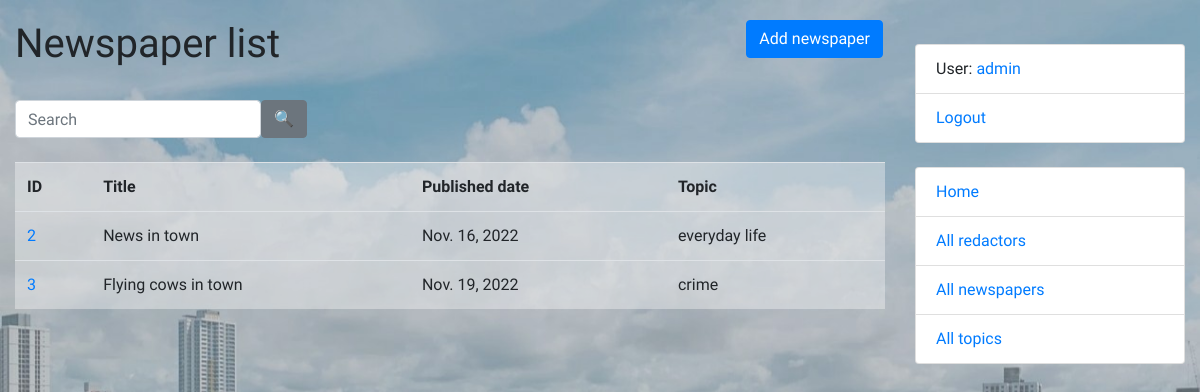
The app's page /newspapers/ (signed in) with its own data.
### catalog/models.py (models this page shows, shortened)
class Newspaper(models.Model):
    title = models.CharField(max_length=255)
    content = models.TextField()
    published_date = models.DateField(auto_now=False)
    topic = models.ForeignKey(to=Topic, on_delete=models.CASCADE)
    redactors = models.ManyToManyField(to=settings.AUTH_USER_MODEL, related_name="newspapers")

class Topic(models.Model):
    name = models.CharField(max_length=255, unique=True)
    class Meta:
        ordering = ["name"]

class Redactor(AbstractUser):
    years_of_experience = models.IntegerField(null=True, blank=True)
    class Meta:
        verbose_name = "redactor"
        verbose_name_plural = "redactors"
    def get_absolute_url(self):
        return reverse("catalog:redactor-detail", kwargs={"pk": self.pk})

### catalog/views.py (the view)
# urls.py: path("newspapers/", NewspaperListView.as_view(), name="newspaper-list"),
class NewspaperListView(LoginRequiredMixin, generic.ListView):
    model = Newspaper
    paginate_by = 4
    queryset = Newspaper.objects.all().select_related("topic")
    def get_context_data(self, *, object_list=None, **kwargs):
        context = super(NewspaperListView, self).get_context_data(**kwargs)
        title = self.request.GET.get("title", "")
        context["search_form"] = NewspaperSearchForm(initial={
            "title": title
        })
        return context
    def get_queryset(self):
        form = NewspaperSearchForm(self.request.GET)
        if form.is_valid():
            return self.queryset.filter(
                title__icontains=form.cleaned_data["title"]
            )
        return self.queryset

### catalog/forms.py
class NewspaperSearchForm(forms.Form):
    title = forms.CharField(
        max_length=255,
        required=False,
        label="",
        widget=forms.TextInput(attrs={"placeholder": "Search"})
    )

### templates/catalog/newspaper_list.html
{% extends "base.html" %}
{% load crispy_forms_filters %}
{% block content %}
  <h1>
    Newspaper list
    <a href="{% url 'catalog:newspaper-create' %}" class="btn btn-primary link-to-page">
      Add newspaper
    </a>
  </h1>
  <br>
  <form action="" method="get" class="form-inline">
    {{ search_form|crispy }}
    <input type="submit" class="btn btn-secondary" value="🔍">
  </form>
  <br>
  {% if newspaper_list %}
    <table class="table table-hover" style="background-color: rgba(245, 245, 245, 0.4)">
      <tr>
        <th>ID</th>
        <th>Title</th>
        <th>Published date</th>
        <th>Topic</th>
      </tr>
    {% for newspaper in newspaper_list %}
      <tr>
        <td><a href="{% url "catalog:newspaper-detail" pk=newspaper.id %} ">{{ newspaper.id }}</a></td>
        <td>{{ newspaper.title }}</td>
        <td>{{ newspaper.published_date }}</td>
        <td>{{ newspaper.topic.name }}</td>
      </tr>
    {% endfor %}
    </table>
  {% else %}
    <p>There are no newspaper in catalog</p>
  {% endif %}
{% endblock %}

### templates/includes/sidebar.html
<br>
<ul class="sidebar-nav list-group">
  {% if user.is_authenticated %}
    <li class="list-group-item">User: <a href="{{ user.get_absolute_url }}">{{ user.get_username }}</a></li>
    <li class="list-group-item"><a href="{% url 'logout'%}?next={{request.path}}">Logout</a></li>
  {% else %}
    <li class="list-group-item"><a href="{% url 'login'%}?next={{request.path}}">Login</a></li>
  {% endif %}
</ul>
<br>
<ul class="sidebar-nav list-group">
  <li class="list-group-item"><a href="{% url 'catalog:index' %}">Home</a></li>
  <li class="list-group-item"><a href="{% url 'catalog:redactor-list' %}">All redactors</a></li>
  <li class="list-group-item"><a href="{% url 'catalog:newspaper-list' %}">All newspapers</a></li>
  <li class="list-group-item"><a href="{% url 'catalog:topic-list' %}">All topics</a></li>
</ul>

### static/css/styles.css (style rules this page uses)
body { margin-top: 20px; font-family: 'Oswald', sans-serif; background-image: url('../images/background city sky.jpg'); background-repeat: no-repeat; background-size: cover; }
.link-to-page { float: right; margin: 0 2px 0 2px; }

### records on screen
Newspaper: id "2", title "News in town", published_date "Nov. 16, 2022", topic.name "everyday life"
Newspaper: id "3", title "Flying cows in town", published_date "Nov. 19, 2022", topic.name "crime"
Redactor: get_username "admin"
